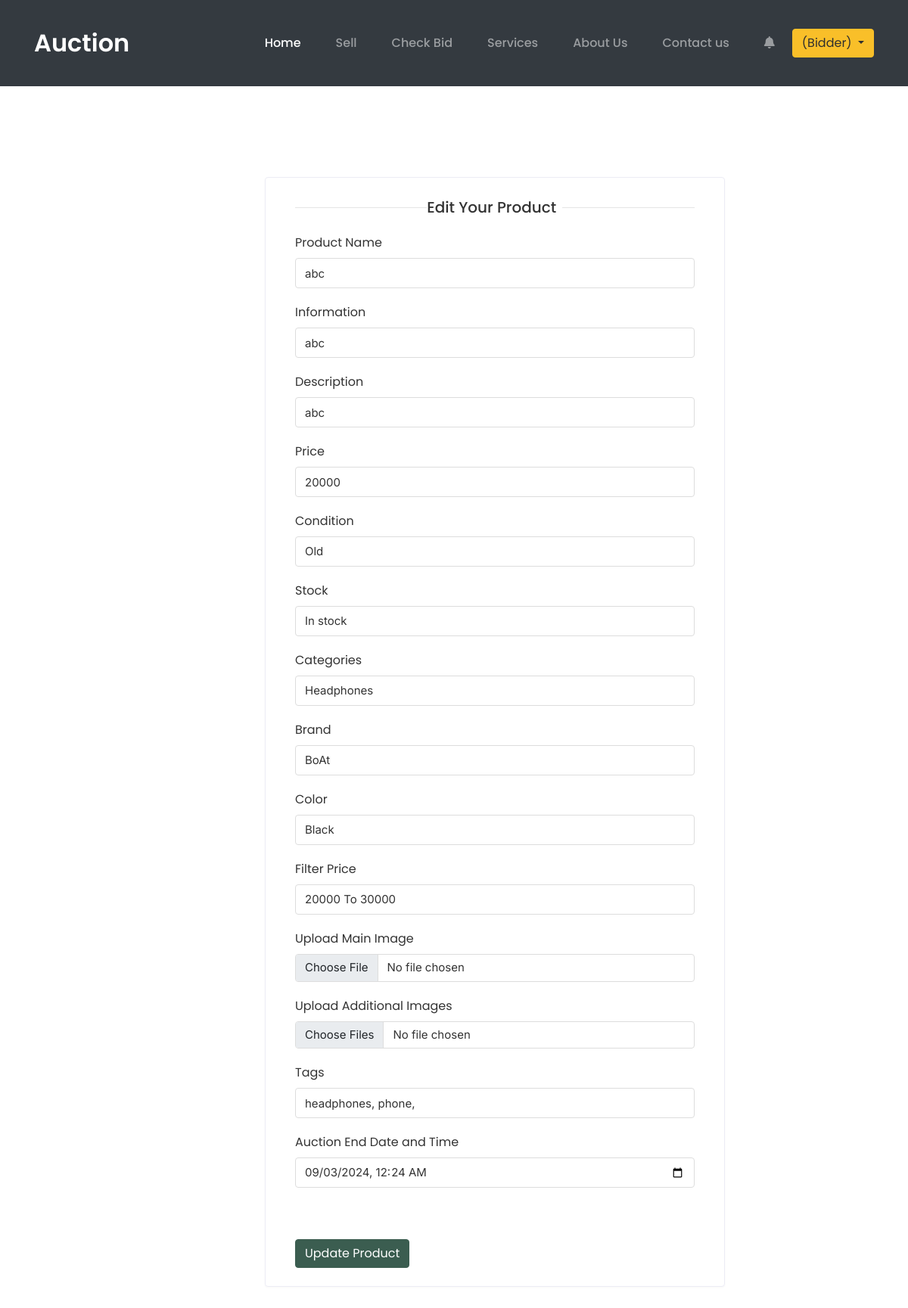
The page /Seller/seller_edit_products/19 on the database its author committed.
### Auction_app/models.py (models this page shows, shortened)
class Product(models.Model):
    CONDITION = (('New','New'),('Old','Old'))
    STOCK = ('In stock','In stock'),('Sold out','Sold out')
    seller_id = models.ForeignKey(Seller,on_delete=models.CASCADE)
    unique_id = models.CharField(unique = True,max_length=200,null=True,blank=True)
    image = models.ImageField(upload_to='media/products')
    name = models.CharField(max_length=200)
    price = models.IntegerField()
    condition = models.CharField(choices=CONDITION, max_length=100)
    information = models.TextField()
    description = models.TextField()
    stock = models.CharField(choices=STOCK, max_length=200)
    created_date = models.DateTimeField(default=timezone.now)
    end_date = models.DateTimeField(null=True, blank=True)
    status = models.IntegerField(default=0)
    categories = models.ForeignKey(Categories,on_delete=models.CASCADE)
    brand = models.ForeignKey(Brand,on_delete=models.CASCADE)
    color = models.ForeignKey(Color,on_delete=models.CASCADE)
    filter_price = models.ForeignKey(Filter_Price,on_delete=models.CASCADE)

class Categories(models.Model):
    name = models.CharField(max_length=200)

class Brand(models.Model):
    name = models.CharField(max_length=200)

class Color(models.Model):
    name = models.CharField(max_length=200)
    code = models.CharField(max_length=50)

class Filter_Price(models.Model):
    FILTER_PRICE = (
        ('1000 To 10000','1000 To 10000'),
        ('10000 To 20000','10000 To 20000'),
        ('20000 To 30000','20000 To 30000'),
        ('30000 To 40000','30000 To 40000'),
        ('40000 To 50000','40000 To 50000'),
        ('50000 To 60000','50000 To 60000'),
        ('60000 To 70000','60000 To 70000'),
        ('70000 To 80000','70000 To 80000'),
        ('80000 To 90000','80000 To 90000'),
        ('90000 To 100000','90000 To 100000'),
    )
    price = models.CharField(choices=FILTER_PRICE,max_length=100)

class Tag(models.Model):
    name = models.CharField(max_length=200)
    product = models.ForeignKey(Product,on_delete=models.CASCADE)

### Auction_project/Seller_views.py (the view)
# urls.py: path('Seller/seller_edit_products/<str:id>', Seller_views.SELLER_EDIT_PRODUCTS, name='seller_edit_products'),
def SELLER_EDIT_PRODUCTS(request,id):
    product = get_object_or_404(Product, id=id)
    categories = Categories.objects.all()
    brands = Brand.objects.all()
    colors = Color.objects.all()
    filter_prices = Filter_Price.objects.all()
    return render(request, 'Seller/seller_edit_products.html', {
        'product': product,
        'categories': categories,
        'brands': brands,
        'colors': colors,
        'filter_prices': filter_prices,
    })

### templates/Seller/seller_edit_products.html (shortened to what this page needs)
<!doctype html>
{% load static %}
<html lang="en">
<head>
<link rel="stylesheet" href="https://maxcdn.bootstrapcdn.com/bootstrap/4.5.2/css/bootstrap.min.css">
		<link href="{% static 'css/bootstrap.min.css' %}" rel="stylesheet">
		<link href="https://cdnjs.cloudflare.com/ajax/libs/font-awesome/6.0.0-beta3/css/all.min.css" rel="stylesheet">
		<link href="{% static 'css/tiny-slider.css' %}" rel="stylesheet">
		<link href="{% static 'css/style.css' %}" rel="stylesheet">
      <link rel="stylesheet" href="{% static 'assets/plugins/bootstrap/css/bootstrap.min.css' %}">
      <link rel="stylesheet" href="{% static 'assets/plugins/fontawesome/css/fontawesome.min.css' %}">
      <link rel="stylesheet" href="{% static 'assets/plugins/fontawesome/css/all.min.css' %}">
      <link rel="stylesheet" href="{% static 'assets/css/style.css' %}">
	</head>
	<body>
		<nav class="custom-navbar navbar navbar navbar-expand-md navbar-dark bg-dark" arial-label="Furni navigation bar">
			<div class="container">
				<a class="navbar-brand" href="{% url 'seller_home' %}">Auction</a>
				<div class="collapse navbar-collapse" id="navbarsFurni">
					<ul class="custom-navbar-nav navbar-nav ms-auto mb-2 mb-md-0">
						<li class="nav-item active">
							<a class="nav-link" href="{% url 'seller_home' %}">Home</a>
						</li>
						<li><a class="nav-link" href="{% url 'seller_add' %}">Sell</a></li>
						<li><a class="nav-link" href="{% url 'seller_check_bid' %}">Check Bid</a></li>
						<li><a class="nav-link" href="{% url 'seller_services' %}">Services</a></li>
						<li><a class="nav-link" href="{% url 'seller_about_us' %}">About Us</a></li>
						<li><a class="nav-link" href="{% url 'seller_contact_us' %}">Contact us</a></li>
						<li><a class="nav-link" href="{% url 'seller_notification' %}"><i class="fas fa-bell"></i></a></li>
					</ul>
					<div class="dropdown" >
  						<button class="btn btn-secondary dropdown-toggle" type="button" id="dropdownMenuButton1" data-bs-toggle="dropdown" aria-expanded="false">
							{% if user.user_type == '1' %}
							(Admin)
							{% elif user.user_type == '2' %}
							(Seller)
							{% else %}
							(Bidder)
							{% endif %}
  						</button>
					</div>
				</div>
			</div>
		</nav>
<div class="main-wrapper">
   <div class="page-wrapper">
      <div class="content container-fluid">
         <div class="row">
            <div class="col-sm-9">
               <div class="card">
                  <div class="card-body">
                     <form method="post" action="{% url 'seller_update_products' %}" enctype="multipart/form-data">
                           <div class="col-12">
                              <h6 class="form-title " style="text-align: center;"><span>Edit Your Product</span></h6>
                           </div>
                           <div class="col-12">
                            <div class="form-group">
                                <label>Product Name</label>
                                <input type="text" class="form-control" name="name" value="{{ product.name }}">
                            </div>
                        </div>
                        <div class="col-12">
                            <div class="form-group">
                                <label>Information</label>
                                <input type="text" class="form-control" name="information" value="{{ product.information }}">
                            </div>
                        </div>
                        <div class="col-12">
                            <div class="form-group">
                                <label>Description</label>
                                <input type="text" class="form-control" name="description" value="{{ product.description }}">
                            </div>
                        </div>
                        <div class="col-12">
                            <div class="form-group">
                                <label>Price</label>
                                <input type="number" class="form-control" name="price" value="{{ product.price }}">
                            </div>
                        </div>
                        <div class="col-12">
                            <div class="form-group">
                                <label>Condition</label>
                                <select class="form-control" name="condition">
                                    <option value="Old" {% if product.condition == 'Old' %}selected{% endif %}>Old</option>
                                </select>
                            </div>
                        </div>
                        <div class="col-12">
                            <div class="form-group">
                                <label>Stock</label>
                                <select class="form-control" name="stock">
                                    <option value="In stock" {% if product.stock == 'In stock' %}selected{% endif %}>In stock</option>
                                </select>
                            </div>
                        </div>
                        <div class="col-12">
                            <div class="form-group">
                                <label>Categories</label>
                                <select class="form-control" name="categories">
                                    {% for category in categories %}
                                    <option value="{{ category.id }}" {% if product.categories.id == category.id %}selected{% endif %}>
                                        {{ category.name }}
                                    </option>
                                    {% endfor %}
                                </select>
                            </div>
                        </div>
                        <div class="col-12">
                            <div class="form-group">
                                <label>Brand</label>
                                <select class="form-control" name="brand">
                                    {% for brand in brands %}
                                    <option value="{{ brand.id }}" {% if product.brand.id == brand.id %}selected{% endif %}>
                                        {{ brand.name }}
                                    </option>
                                    {% endfor %}
                                </select>
                            </div>
                        </div>
                        <div class="col-12">
                            <div class="form-group">
                                <label>Color</label>
                                <select class="form-control" name="color">
                                    {% for color in colors %}
                                    <option value="{{ color.id }}" {% if product.color.id == color.id %}selected{% endif %}>
                                        {{ color.name }}
                                    </option>
                                    {% endfor %}
                                </select>
                            </div>
                        </div>
                        <div class="col-12">
                            <div class="form-group">
                                <label>Filter Price</label>
                                <select class="form-control" name="filter_price">
                                    {% for filter_price in filter_prices %}
                                    <option value="{{ filter_price.id }}" {% if product.filter_price.id == filter_price.id %}selected{% endif %}>
                                        {{ filter_price.price }}
                                    </option>
                                    {% endfor %}
                                </select>
                            </div>
                        </div>
                        <div class="col-12">
                            <div class="form-group">
                                <label>Upload Main Image</label>
                                <input type="file" class="form-control" name="image">
                            </div>
                        </div>
                        <div class="col-12">
                            <div class="form-group">
                                <label>Upload Additional Images</label>
                                <input type="file" class="form-control" name="images" multiple>
                            </div>
                        </div>
                        <div class="col-12">
                            <div class="form-group">
                                <label>Tags</label>
                                <input type="text" class="form-control" name="tags" value="{% for tag in product.tag_set.all %}{{ tag.name }}, {% endfor %}">
                            </div>
                        </div>
                        <div class="col-12">
                            <div class="form-group">
                                <label>Auction End Date and Time</label>
                                <input type="datetime-local" class="form-control" name="end_date" value="{{ product.end_date|date:'Y-m-d\\TH:i' }}">
                            </div>
                        </div>
                         <br>
                         <br>
                           <div class="col-12">
                              <button type="submit" class="btn btn-primary">Update Product</button>
                           </div>
                     </form>
                  </div>
               </div>
            </div>
         </div>
      </div>
   </div>
</div>
	</body>
</html>

### static/css/style.css (style rules this page uses)
body { overflow-x: hidden; position: relative; }
body { font-family: "Inter", sans-serif; font-weight: 400; line-height: 28px; color: #6a6a6a; font-size: 14px; background-color: #eff2f1; }
a { text-decoration: none; -webkit-transition: .3s all ease; -o-transition: .3s all ease; transition: .3s all ease; color: #2f2f2f; text-decoration: underline; }
.custom-navbar { background: #000000 !important; padding-top: 0px; padding-bottom: 40px; position : fixed; width: 100%; }
.custom-navbar .navbar-brand { font-size: 32px; font-weight: 600; }
@media (min-width: 992px) { .custom-navbar .custom-navbar-nav li { margin-left: 15px; margin-right: 15px; } }
.custom-navbar .custom-navbar-nav li a { font-weight: 500; color: #ffffff !important; opacity: .5; -webkit-transition: .3s all ease; -o-transition: .3s all ease; transition: .3s all ease; position: relative; }
@media (min-width: 768px) { .custom-navbar .custom-navbar-nav li a:before { content: ""; position: fixed; bottom: 0; left: 8px; right: 8px; background: #f9bf29; height: 2px; opacity: 1; visibility: visible; width: 0; -webkit-transition: .15s all ease-out; -o-transition: .15s all ease-out; transition: .15s all ease-out; } }
.custom-navbar .custom-navbar-nav li.active a { opacity: 1; }
.custom-navbar .custom-navbar-nav li.active a:before { width: calc(100% - 16px); }
.btn { font-weight: 600; padding: 12px 30px; border-radius: 30px; color: #ffffff; background: #2f2f2f; border-color: #2f2f2f; }
.btn.btn-primary { background: #3b5d50; border-color: #3b5d50; }
.btn.btn-secondary { color: #2f2f2f; background: #f9bf29; border-color: #f9bf29; }
.form-control { height: 50px; border-radius: 10px; font-family: "Inter", sans-serif; }
body { font-family: 'Arial', sans-serif; background-color: #f8f9fa; margin: 0; padding: 0; }
.container { max-width: 1200px; margin: 0 auto; padding: 20px; }

### static/assets/css/style.css (style rules this page uses)
html { height: 100%; }
body { background-color: #fff; color: #333; font-family: 'Poppins', sans-serif; font-size: 1rem; height: 100%; line-height: 1.5; overflow-x: hidden; }
h1, h2, h3, h4, h5, h6 { font-family: 'Poppins', sans-serif; margin-top: 0; }
.form-control { border: 1px solid #ddd; box-shadow: none; color: #333; font-size: 15px; height: 40px; }
a { color: #009ce7; }
input, button, a { transition: all 0.4s ease; -moz-transition: all 0.4s ease; -o-transition: all 0.4s ease; -ms-transition: all 0.4s ease; -webkit-transition: all 0.4s ease; }
input, input:focus, button, button:focus { outline: none; }
input[type="file"] { height: auto; min-height: calc(1.5em + .75rem + 2px); }
input[type=text], input[type=password] { -webkit-appearance: none; -moz-appearance: none; appearance: none; }
.form-group { margin-bottom: 1.25rem; }
ul, ol { padding: 0px; list-style: none; }
.btn-primary { background-color: #FFBC53; border: 1px solid #FFBC53; }
.card { border: 1px solid #ececf5; box-shadow: 0 1px 3px 0 rgba(0, 0, 0, 0.03); margin-bottom: 1.875rem; }
.card-body { padding: 1.5rem; }
.main-wrapper { width: 100%; height: 100vh; min-height: 100vh; }
.page-wrapper { margin-left: 320px; padding-top: 60px; position: relative; transition: all 0.4s ease; }
.page-wrapper > .content { padding: 1.875rem 1.875rem 0; }
.form-title { width: 100%; max-width: 100%; padding: 0; font-size: 1.25rem; font-weight: 500; line-height: inherit; color: #333; white-space: normal; position: relative; display: block; margin-bottom: 20px; }
.form-title:before { content: ""; position: absolute; left: 0px; right: 0px; height: 1px; top: 50%; background-color: rgba(0, 0, 0, 0.1); }
.form-title span { padding: 0px 0.5rem 0 0; background-color: #fff; display: inline-block; z-index: 2; position: relative; }

### rows shown on the page
Product: name "abc", information "abc", description "abc", price "20000", condition "Old", stock "In stock", categories "Headphones", brand "BoAt", color "Black", filter_price "20000 To 30000", tags "headphones, phone,", end_date "09/03/2024 00:24"
